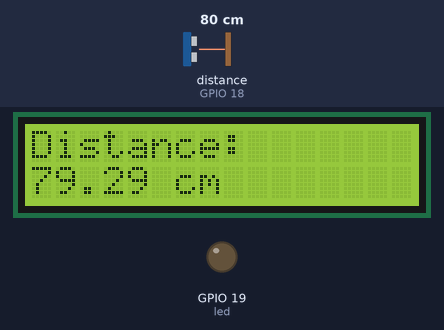
This sketch was run on a simulated ESP32. Shown: 16×2 character LCD, output pins drawn as LEDs (lit = HIGH). Wiring (inferred from the names in the program): ultrasonic range finder: trigger GPIO 5; echo GPIO 18. The test bench sets the inputs (shaded band); at power-on: distance to the obstacle (sensor on GPIO 18) 80 cm. The echo pulse lasts 58.3 µs per cm; pins used as bus, display or sensor lines are not drawn; what the sketch prints to the serial monitor is not drawn.

Above: at 3.2 s.
3.3 s: distance to the obstacle (sensor on GPIO 18) set to 12 cm
At 4.7 s:
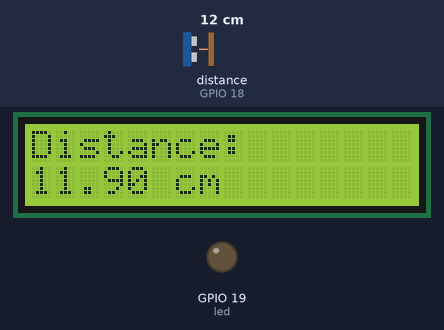
5.2 s: distance to the obstacle (sensor on GPIO 18) set to 9 cm
At 6.5 s:
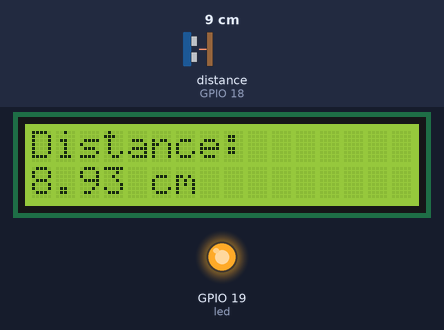
6.8 s: distance to the obstacle (sensor on GPIO 18) set to 2 cm
At 7.5 s:
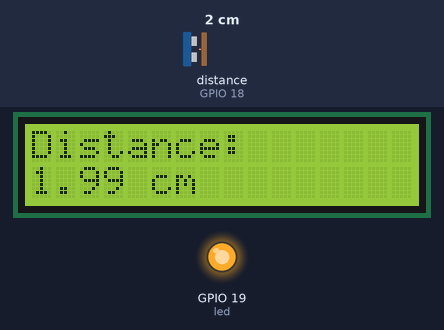
Timing chart, 0 to 9.8 s (numbered marks = the images above; inputs shaded):
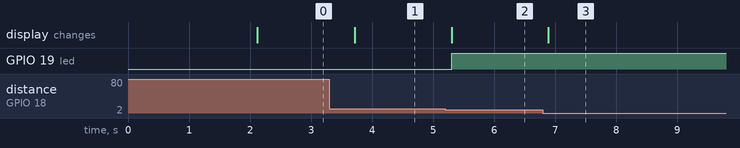

The sketch:

esp32ultrasoniclcd.ino
```cpp
#include <Wire.h>
#include <LiquidCrystal_I2C.h>

// Inisialisasi LCD dengan alamat I2C dan ukuran layar
LiquidCrystal_I2C lcd(0x27, 16, 2); // Ganti 0x27 dengan alamat I2C Anda

// Pin untuk sensor ultrasonik
#define TRIG_PIN 5
#define ECHO_PIN 18
const int led = 19;

void setup() {
  // Inisialisasi LCD
  lcd.begin();
  lcd.backlight(); // Mengaktifkan lampu latar LCD

  // Inisialisasi Serial Monitor
  Serial.begin(115200);

  // Konfigurasi pin TRIG dan ECHO
  pinMode(TRIG_PIN, OUTPUT);
  pinMode(ECHO_PIN, INPUT);
  pinMode(led, OUTPUT);

  // Menampilkan pesan awal pada LCD
  lcd.setCursor(0, 0);
  lcd.print("HC-SR04 Distance");
  delay(2000);
  lcd.clear();
}

void loop() {
  // Kirim sinyal trigger
  digitalWrite(TRIG_PIN, LOW);
  delayMicroseconds(2);
  digitalWrite(TRIG_PIN, HIGH);
  delayMicroseconds(10);
  digitalWrite(TRIG_PIN, LOW);

  // Baca durasi sinyal pantulan
  long duration = pulseIn(ECHO_PIN, HIGH);

  // Hitung jarak dalam cm
  float distance = (duration * 0.034) / 2;

  // Menampilkan jarak di Serial Monitor
  Serial.print("Jarak: ");
  Serial.print(distance);
  Serial.println(" cm");

  // Menampilkan jarak di LCD
  lcd.setCursor(0, 0);
  lcd.print("Distance:       ");
  lcd.setCursor(0, 1);
  lcd.print(distance);
  lcd.print(" cm      ");
  if(distance < 10){
    digitalWrite(led, HIGH);
  }
  else{
    digitalWrite(led, LOW);
  }

  delay(500); // Delay untuk pembaruan data
}
```

Measured:
- the behaviour switches between 11 and 10 cm on distance to the obstacle (sensor on GPIO 18) (found by bisection; images 1 and 2)
- after the input at 3.3 s, the display: changes after 0.41 s (image 1)
- after the input at 5.2 s, GPIO 19 (led): LOW → HIGH after 0.10 s; the display: changes after 0.10 s (image 2)
- after the input at 6.8 s, the display: changes after 0.09 s (image 3)
